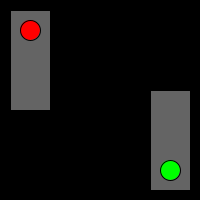
Frame 1 (no input)
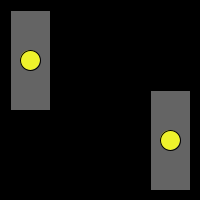
Frame 60 (the mouse pressed at the canvas centre just before this capture)
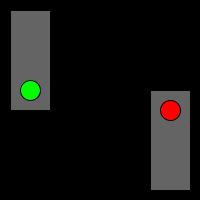
Frame 120 (the mouse held since frame 60 and released just before this capture)

The Processing sketch that drew these frames (run headless with seeded random() and noise(); from frame 60 on, the mouse is pressed at the canvas centre):

// Processing sketch: processing_100371
// ── processing_100371.pde

int counter = 0;
// counter will function as timer
int step = 0;
// step will track which state light(s) are in
 
int light_1x =0; 
int light_1y =0;
int light_2x =140;
int light_2y =80;
 
 
void setup() {
  size(200,200);
}
 
void draw() {
 
  // using functions to keep draw nice and simple
  background(0);
  advanceCounter();
  lightLogic();
  
}
 
void advanceCounter() {
  // main logic for state machine 
  counter++;
  if (counter==200) {
    counter=0;
    step=0;
  } else if (counter==50) {
    step=1;
  } else if (counter==70) {
    step=2;
  } 
}
 
 
void lightLogic() {
  // this routine decides what lights light up on each stop light based on the current step
   
  // left red light, right green
  if (step==0) {
    drawLight(light_1x,light_1y,0);
    drawLight(light_2x,light_2y,2);
     
  // both yellow - of course traffic lights don't really do this!
  } else if (step==1) {
    drawLight(light_1x,light_1y,1);
    drawLight(light_2x,light_2y,1);
     
  // left red light, right green
  } else if (step==2) {
    drawLight(light_1x,light_1y,2);
    drawLight(light_2x,light_2y,0);
  }
 
}
 
 
void drawLight(int x, int y, int light){
  // this draws a stop light, can be positioned by x,y coordinates
  // light variable decides which light is on:
  // red - 0, yellow - 1, green - 2
   
  fill(100);
  rect(x+10,y+10,40,100);
   
  // red light
  if (light==0) {
    fill(255,0,0);
    ellipse(x+30,y+30,20,20);
  }
   
  // yellow light
 if (light==1) {
    fill(#EEF22C); // just pulled yellow from colour selector
    ellipse(x+30,y+60,20,20);
  } 
   
  // green light
  if (light==2) {
    fill(0,255,0);
    ellipse(x+30,y+90,20,20);
  }
}
